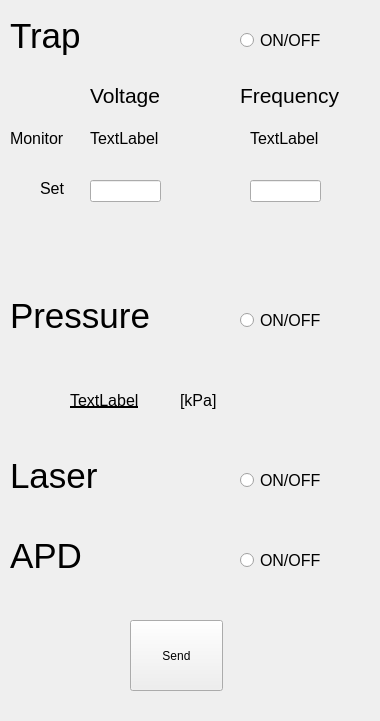
<?xml version="1.0" encoding="UTF-8"?>
<ui version="4.0">
 <class>monitorwindows</class>
 <widget class="QMainWindow" name="monitorwindows">
  <property name="geometry">
   <rect>
    <x>0</x>
    <y>0</y>
    <width>380</width>
    <height>721</height>
   </rect>
  </property>
  <property name="windowTitle">
   <string>Monitor</string>
  </property>
  <widget class="QWidget" name="centralwidget">
   <widget class="QLabel" name="label">
    <property name="geometry">
     <rect>
      <x>10</x>
      <y>0</y>
      <width>131</width>
      <height>71</height>
     </rect>
    </property>
    <property name="font">
     <font>
      <pointsize>26</pointsize>
     </font>
    </property>
    <property name="text">
     <string>Trap</string>
    </property>
   </widget>
   <widget class="QLabel" name="label_2">
    <property name="geometry">
     <rect>
      <x>90</x>
      <y>80</y>
      <width>101</width>
      <height>31</height>
     </rect>
    </property>
    <property name="font">
     <font>
      <pointsize>16</pointsize>
     </font>
    </property>
    <property name="text">
     <string>Voltage</string>
    </property>
   </widget>
   <widget class="QLabel" name="label_3">
    <property name="geometry">
     <rect>
      <x>240</x>
      <y>80</y>
      <width>141</width>
      <height>31</height>
     </rect>
    </property>
    <property name="font">
     <font>
      <pointsize>16</pointsize>
     </font>
    </property>
    <property name="text">
     <string>Frequency</string>
    </property>
   </widget>
   <widget class="QLabel" name="label_4">
    <property name="geometry">
     <rect>
      <x>10</x>
      <y>440</y>
      <width>131</width>
      <height>71</height>
     </rect>
    </property>
    <property name="font">
     <font>
      <pointsize>26</pointsize>
     </font>
    </property>
    <property name="text">
     <string>Laser</string>
    </property>
   </widget>
   <widget class="QLabel" name="label_5">
    <property name="geometry">
     <rect>
      <x>10</x>
      <y>280</y>
      <width>171</width>
      <height>71</height>
     </rect>
    </property>
    <property name="font">
     <font>
      <pointsize>26</pointsize>
     </font>
    </property>
    <property name="text">
     <string>Pressure</string>
    </property>
   </widget>
   <widget class="QLabel" name="label_6">
    <property name="geometry">
     <rect>
      <x>10</x>
      <y>520</y>
      <width>131</width>
      <height>71</height>
     </rect>
    </property>
    <property name="font">
     <font>
      <pointsize>26</pointsize>
     </font>
    </property>
    <property name="text">
     <string>APD</string>
    </property>
   </widget>
   <widget class="QRadioButton" name="laser_on_radiobtn">
    <property name="geometry">
     <rect>
      <x>240</x>
      <y>470</y>
      <width>95</width>
      <height>20</height>
     </rect>
    </property>
    <property name="font">
     <font>
      <pointsize>12</pointsize>
     </font>
    </property>
    <property name="cursor">
     <cursorShape>ArrowCursor</cursorShape>
    </property>
    <property name="text">
     <string>ON/OFF</string>
    </property>
    <property name="checkable">
     <bool>true</bool>
    </property>
    <property name="autoExclusive">
     <bool>false</bool>
    </property>
   </widget>
   <widget class="QRadioButton" name="apd_on_radiobtn">
    <property name="geometry">
     <rect>
      <x>240</x>
      <y>550</y>
      <width>95</width>
      <height>20</height>
     </rect>
    </property>
    <property name="font">
     <font>
      <pointsize>12</pointsize>
     </font>
    </property>
    <property name="cursor">
     <cursorShape>ArrowCursor</cursorShape>
    </property>
    <property name="text">
     <string>ON/OFF</string>
    </property>
    <property name="checkable">
     <bool>true</bool>
    </property>
    <property name="autoExclusive">
     <bool>false</bool>
    </property>
   </widget>
   <widget class="QRadioButton" name="radioButton">
    <property name="geometry">
     <rect>
      <x>240</x>
      <y>30</y>
      <width>95</width>
      <height>20</height>
     </rect>
    </property>
    <property name="font">
     <font>
      <pointsize>12</pointsize>
     </font>
    </property>
    <property name="text">
     <string>ON/OFF</string>
    </property>
    <property name="autoExclusive">
     <bool>false</bool>
    </property>
   </widget>
   <widget class="QRadioButton" name="radioButton_2">
    <property name="geometry">
     <rect>
      <x>240</x>
      <y>310</y>
      <width>95</width>
      <height>20</height>
     </rect>
    </property>
    <property name="font">
     <font>
      <pointsize>12</pointsize>
     </font>
    </property>
    <property name="text">
     <string>ON/OFF</string>
    </property>
    <property name="autoExclusive">
     <bool>false</bool>
    </property>
   </widget>
   <widget class="QLabel" name="label_7">
    <property name="geometry">
     <rect>
      <x>70</x>
      <y>390</y>
      <width>91</width>
      <height>20</height>
     </rect>
    </property>
    <property name="font">
     <font>
      <pointsize>12</pointsize>
      <underline>true</underline>
     </font>
    </property>
    <property name="text">
     <string>TextLabel</string>
    </property>
   </widget>
   <widget class="QLabel" name="label_8">
    <property name="geometry">
     <rect>
      <x>180</x>
      <y>390</y>
      <width>71</width>
      <height>21</height>
     </rect>
    </property>
    <property name="font">
     <font>
      <pointsize>12</pointsize>
     </font>
    </property>
    <property name="text">
     <string>[kPa]</string>
    </property>
   </widget>
   <widget class="QLabel" name="label_9">
    <property name="geometry">
     <rect>
      <x>10</x>
      <y>130</y>
      <width>71</width>
      <height>16</height>
     </rect>
    </property>
    <property name="font">
     <font>
      <pointsize>12</pointsize>
     </font>
    </property>
    <property name="text">
     <string>Monitor</string>
    </property>
   </widget>
   <widget class="QLabel" name="label_10">
    <property name="geometry">
     <rect>
      <x>40</x>
      <y>180</y>
      <width>31</width>
      <height>16</height>
     </rect>
    </property>
    <property name="font">
     <font>
      <pointsize>12</pointsize>
     </font>
    </property>
    <property name="text">
     <string>Set</string>
    </property>
   </widget>
   <widget class="QLabel" name="label_11">
    <property name="geometry">
     <rect>
      <x>90</x>
      <y>130</y>
      <width>81</width>
      <height>16</height>
     </rect>
    </property>
    <property name="font">
     <font>
      <pointsize>12</pointsize>
     </font>
    </property>
    <property name="text">
     <string>TextLabel</string>
    </property>
   </widget>
   <widget class="QLabel" name="label_12">
    <property name="geometry">
     <rect>
      <x>250</x>
      <y>130</y>
      <width>81</width>
      <height>16</height>
     </rect>
    </property>
    <property name="font">
     <font>
      <pointsize>12</pointsize>
     </font>
    </property>
    <property name="text">
     <string>TextLabel</string>
    </property>
   </widget>
   <widget class="QLineEdit" name="lineEdit">
    <property name="geometry">
     <rect>
      <x>90</x>
      <y>180</y>
      <width>71</width>
      <height>22</height>
     </rect>
    </property>
    <property name="font">
     <font>
      <pointsize>12</pointsize>
     </font>
    </property>
   </widget>
   <widget class="QLineEdit" name="lineEdit_2">
    <property name="geometry">
     <rect>
      <x>250</x>
      <y>180</y>
      <width>71</width>
      <height>22</height>
     </rect>
    </property>
    <property name="font">
     <font>
      <pointsize>12</pointsize>
     </font>
    </property>
   </widget>
   <widget class="QPushButton" name="pushButton">
    <property name="geometry">
     <rect>
      <x>130</x>
      <y>620</y>
      <width>93</width>
      <height>71</height>
     </rect>
    </property>
    <property name="text">
     <string>Send</string>
    </property>
   </widget>
  </widget>
 </widget>
 <resources/>
 <connections/>
</ui>
